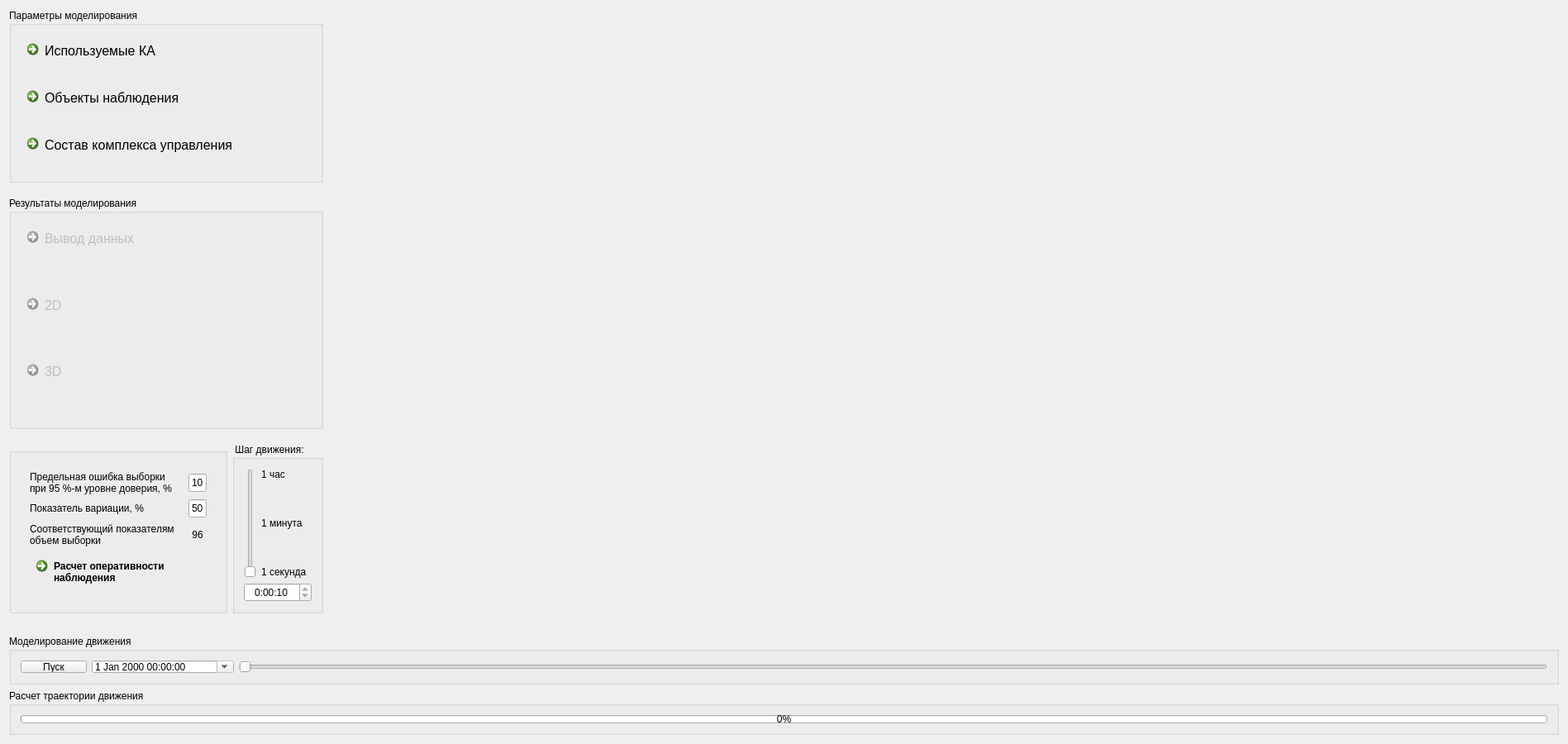
<?xml version="1.0" encoding="UTF-8"?>
<ui version="4.0">
 <class>MainWindow</class>
 <widget class="QMainWindow" name="MainWindow">
  <property name="geometry">
   <rect>
    <x>0</x>
    <y>0</y>
    <width>1897</width>
    <height>900</height>
   </rect>
  </property>
  <property name="windowTitle">
   <string>Программа мониторинга зон радиовидимости КА</string>
  </property>
  <widget class="QWidget" name="centralWidget">
   <layout class="QGridLayout" name="gridLayout">
    <item row="1" column="0">
     <spacer name="verticalSpacer_2">
      <property name="orientation">
       <enum>Qt::Vertical</enum>
      </property>
      <property name="sizeHint" stdset="0">
       <size>
        <width>20</width>
        <height>40</height>
       </size>
      </property>
     </spacer>
    </item>
    <item row="0" column="3" rowspan="7">
     <widget class="QStackedWidget" name="stackedWidget">
      <property name="currentIndex">
       <number>3</number>
      </property>
      <widget class="C_input" name="page_input"/>
      <widget class="C_output" name="page_output"/>
      <widget class="C_2d" name="page_2d"/>
      <widget class="C_3d" name="page_3d"/>
     </widget>
    </item>
    <item row="3" column="0">
     <spacer name="verticalSpacer">
      <property name="orientation">
       <enum>Qt::Vertical</enum>
      </property>
      <property name="sizeHint" stdset="0">
       <size>
        <width>20</width>
        <height>40</height>
       </size>
      </property>
     </spacer>
    </item>
    <item row="6" column="0">
     <widget class="QLabel" name="label_5">
      <property name="maximumSize">
       <size>
        <width>16777215</width>
        <height>15</height>
       </size>
      </property>
      <property name="text">
       <string/>
      </property>
     </widget>
    </item>
    <item row="2" column="0" colspan="2">
     <widget class="QGroupBox" name="verticalGroupBox">
      <property name="enabled">
       <bool>true</bool>
      </property>
      <property name="minimumSize">
       <size>
        <width>211</width>
        <height>281</height>
       </size>
      </property>
      <property name="font">
       <font>
        <family>Segoe UI</family>
        <pointsize>9</pointsize>
        <weight>50</weight>
        <italic>false</italic>
        <bold>false</bold>
       </font>
      </property>
      <property name="contextMenuPolicy">
       <enum>Qt::DefaultContextMenu</enum>
      </property>
      <property name="title">
       <string>Результаты моделирования</string>
      </property>
      <layout class="QVBoxLayout" name="verticalLayout">
       <item>
        <widget class="QCommandLinkButton" name="commandLinkButton_output">
         <property name="enabled">
          <bool>false</bool>
         </property>
         <property name="minimumSize">
          <size>
           <width>151</width>
           <height>51</height>
          </size>
         </property>
         <property name="font">
          <font>
           <family>Segoe UI</family>
           <pointsize>12</pointsize>
          </font>
         </property>
         <property name="text">
          <string>Вывод данных</string>
         </property>
         <property name="checkable">
          <bool>false</bool>
         </property>
         <property name="checked">
          <bool>false</bool>
         </property>
        </widget>
       </item>
       <item>
        <widget class="QCommandLinkButton" name="commandLinkButton_2d">
         <property name="enabled">
          <bool>false</bool>
         </property>
         <property name="minimumSize">
          <size>
           <width>151</width>
           <height>51</height>
          </size>
         </property>
         <property name="font">
          <font>
           <family>Segoe UI</family>
           <pointsize>12</pointsize>
          </font>
         </property>
         <property name="text">
          <string>2D</string>
         </property>
         <property name="checkable">
          <bool>false</bool>
         </property>
         <property name="checked">
          <bool>false</bool>
         </property>
        </widget>
       </item>
       <item>
        <widget class="QCommandLinkButton" name="commandLinkButton_3d">
         <property name="enabled">
          <bool>false</bool>
         </property>
         <property name="minimumSize">
          <size>
           <width>151</width>
           <height>51</height>
          </size>
         </property>
         <property name="font">
          <font>
           <family>Segoe UI</family>
           <pointsize>12</pointsize>
          </font>
         </property>
         <property name="text">
          <string>3D</string>
         </property>
         <property name="checkable">
          <bool>false</bool>
         </property>
         <property name="checked">
          <bool>false</bool>
         </property>
        </widget>
       </item>
      </layout>
     </widget>
    </item>
    <item row="0" column="0" colspan="2">
     <widget class="QGroupBox" name="groupBox_5">
      <property name="font">
       <font>
        <family>Segoe UI</family>
        <pointsize>9</pointsize>
        <weight>50</weight>
        <bold>false</bold>
       </font>
      </property>
      <property name="title">
       <string>Параметры моделирования</string>
      </property>
      <layout class="QVBoxLayout" name="verticalLayout_2">
       <item>
        <widget class="QCommandLinkButton" name="commandLinkButton_input_SC">
         <property name="enabled">
          <bool>true</bool>
         </property>
         <property name="minimumSize">
          <size>
           <width>151</width>
           <height>51</height>
          </size>
         </property>
         <property name="font">
          <font>
           <family>Segoe UI</family>
           <pointsize>12</pointsize>
          </font>
         </property>
         <property name="text">
          <string>Используемые КА</string>
         </property>
         <property name="checkable">
          <bool>false</bool>
         </property>
         <property name="checked">
          <bool>false</bool>
         </property>
        </widget>
       </item>
       <item>
        <widget class="QCommandLinkButton" name="commandLinkButton_input_RV">
         <property name="enabled">
          <bool>true</bool>
         </property>
         <property name="minimumSize">
          <size>
           <width>151</width>
           <height>51</height>
          </size>
         </property>
         <property name="font">
          <font>
           <family>Segoe UI</family>
           <pointsize>12</pointsize>
          </font>
         </property>
         <property name="text">
          <string>Объекты наблюдения</string>
         </property>
         <property name="checkable">
          <bool>false</bool>
         </property>
         <property name="checked">
          <bool>false</bool>
         </property>
        </widget>
       </item>
       <item>
        <widget class="QCommandLinkButton" name="commandLinkButton_input_GCC">
         <property name="enabled">
          <bool>true</bool>
         </property>
         <property name="minimumSize">
          <size>
           <width>151</width>
           <height>51</height>
          </size>
         </property>
         <property name="font">
          <font>
           <family>Segoe UI</family>
           <pointsize>12</pointsize>
          </font>
         </property>
         <property name="text">
          <string>Состав комплекса управления</string>
         </property>
         <property name="checkable">
          <bool>false</bool>
         </property>
         <property name="checked">
          <bool>false</bool>
         </property>
        </widget>
       </item>
      </layout>
     </widget>
    </item>
    <item row="7" column="0" rowspan="2" colspan="4">
     <widget class="QGroupBox" name="groupBox_2">
      <property name="enabled">
       <bool>true</bool>
      </property>
      <property name="minimumSize">
       <size>
        <width>0</width>
        <height>60</height>
       </size>
      </property>
      <property name="maximumSize">
       <size>
        <width>16777215</width>
        <height>60</height>
       </size>
      </property>
      <property name="mouseTracking">
       <bool>false</bool>
      </property>
      <property name="contextMenuPolicy">
       <enum>Qt::DefaultContextMenu</enum>
      </property>
      <property name="acceptDrops">
       <bool>false</bool>
      </property>
      <property name="accessibleName">
       <string/>
      </property>
      <property name="accessibleDescription">
       <string/>
      </property>
      <property name="autoFillBackground">
       <bool>false</bool>
      </property>
      <property name="title">
       <string>Моделирование движения</string>
      </property>
      <layout class="QHBoxLayout" name="horizontalLayout">
       <item>
        <widget class="QPushButton" name="pushButtonplay">
         <property name="text">
          <string>Пуск</string>
         </property>
        </widget>
       </item>
       <item>
        <widget class="QDateTimeEdit" name="dateTimeEdit_current">
         <property name="enabled">
          <bool>true</bool>
         </property>
         <property name="minimumSize">
          <size>
           <width>172</width>
           <height>0</height>
          </size>
         </property>
         <property name="font">
          <font>
           <kerning>true</kerning>
          </font>
         </property>
         <property name="mouseTracking">
          <bool>false</bool>
         </property>
         <property name="autoFillBackground">
          <bool>false</bool>
         </property>
         <property name="inputMethodHints">
          <set>Qt::ImhPreferNumbers</set>
         </property>
         <property name="frame">
          <bool>true</bool>
         </property>
         <property name="readOnly">
          <bool>true</bool>
         </property>
         <property name="keyboardTracking">
          <bool>false</bool>
         </property>
         <property name="showGroupSeparator" stdset="0">
          <bool>false</bool>
         </property>
         <property name="calendarPopup">
          <bool>true</bool>
         </property>
         <property name="currentSectionIndex">
          <number>0</number>
         </property>
        </widget>
       </item>
       <item>
        <widget class="QSlider" name="horizontalSlider">
         <property name="enabled">
          <bool>true</bool>
         </property>
         <property name="cursor">
          <cursorShape>SizeHorCursor</cursorShape>
         </property>
         <property name="mouseTracking">
          <bool>false</bool>
         </property>
         <property name="maximum">
          <number>0</number>
         </property>
         <property name="value">
          <number>0</number>
         </property>
         <property name="tracking">
          <bool>true</bool>
         </property>
         <property name="orientation">
          <enum>Qt::Horizontal</enum>
         </property>
         <property name="invertedAppearance">
          <bool>false</bool>
         </property>
         <property name="invertedControls">
          <bool>false</bool>
         </property>
         <property name="tickPosition">
          <enum>QSlider::NoTicks</enum>
         </property>
        </widget>
       </item>
      </layout>
      <zorder>horizontalSlider</zorder>
      <zorder>pushButtonplay</zorder>
      <zorder>dateTimeEdit_current</zorder>
     </widget>
    </item>
    <item row="9" column="0" colspan="4">
     <widget class="QGroupBox" name="groupBox_3">
      <property name="minimumSize">
       <size>
        <width>0</width>
        <height>55</height>
       </size>
      </property>
      <property name="maximumSize">
       <size>
        <width>16777215</width>
        <height>55</height>
       </size>
      </property>
      <property name="title">
       <string>Расчет траектории движения</string>
      </property>
      <layout class="QHBoxLayout" name="horizontalLayout_3">
       <item>
        <widget class="QProgressBar" name="progressBar">
         <property name="enabled">
          <bool>true</bool>
         </property>
         <property name="sizePolicy">
          <sizepolicy hsizetype="Expanding" vsizetype="Expanding">
           <horstretch>0</horstretch>
           <verstretch>0</verstretch>
          </sizepolicy>
         </property>
         <property name="maximumSize">
          <size>
           <width>16777215</width>
           <height>20</height>
          </size>
         </property>
         <property name="value">
          <number>0</number>
         </property>
         <property name="textVisible">
          <bool>true</bool>
         </property>
         <property name="invertedAppearance">
          <bool>false</bool>
         </property>
        </widget>
       </item>
      </layout>
     </widget>
    </item>
    <item row="4" column="1" rowspan="2">
     <widget class="QGroupBox" name="groupBox_4">
      <property name="maximumSize">
       <size>
        <width>110</width>
        <height>16777215</height>
       </size>
      </property>
      <property name="title">
       <string> Шаг движения:</string>
      </property>
      <layout class="QGridLayout" name="gridLayout_3">
       <item row="2" column="1">
        <widget class="QLabel" name="label_9">
         <property name="text">
          <string>1 минута</string>
         </property>
        </widget>
       </item>
       <item row="1" column="1">
        <spacer name="verticalSpacer_3">
         <property name="orientation">
          <enum>Qt::Vertical</enum>
         </property>
         <property name="sizeHint" stdset="0">
          <size>
           <width>20</width>
           <height>40</height>
          </size>
         </property>
        </spacer>
       </item>
       <item row="0" column="1">
        <widget class="QLabel" name="label_2">
         <property name="text">
          <string>1 час</string>
         </property>
        </widget>
       </item>
       <item row="4" column="1">
        <widget class="QLabel" name="label_6">
         <property name="text">
          <string>1 секунда</string>
         </property>
        </widget>
       </item>
       <item row="0" column="0" rowspan="5">
        <widget class="QSlider" name="verticalSlider">
         <property name="minimum">
          <number>1</number>
         </property>
         <property name="maximum">
          <number>3600</number>
         </property>
         <property name="value">
          <number>10</number>
         </property>
         <property name="orientation">
          <enum>Qt::Vertical</enum>
         </property>
        </widget>
       </item>
       <item row="5" column="0" colspan="2">
        <widget class="QTimeEdit" name="timeEdit">
         <property name="font">
          <font>
           <weight>50</weight>
           <italic>false</italic>
           <bold>false</bold>
          </font>
         </property>
         <property name="mouseTracking">
          <bool>false</bool>
         </property>
         <property name="alignment">
          <set>Qt::AlignCenter</set>
         </property>
         <property name="dateTime">
          <datetime>
           <hour>0</hour>
           <minute>0</minute>
           <second>10</second>
           <year>2000</year>
           <month>1</month>
           <day>1</day>
          </datetime>
         </property>
         <property name="maximumTime">
          <time>
           <hour>1</hour>
           <minute>0</minute>
           <second>0</second>
          </time>
         </property>
         <property name="minimumTime">
          <time>
           <hour>0</hour>
           <minute>0</minute>
           <second>1</second>
          </time>
         </property>
         <property name="currentSection">
          <enum>QDateTimeEdit::HourSection</enum>
         </property>
         <property name="displayFormat">
          <string>H:mm:ss</string>
         </property>
        </widget>
       </item>
       <item row="3" column="1">
        <spacer name="verticalSpacer_4">
         <property name="orientation">
          <enum>Qt::Vertical</enum>
         </property>
         <property name="sizeHint" stdset="0">
          <size>
           <width>20</width>
           <height>40</height>
          </size>
         </property>
        </spacer>
       </item>
      </layout>
      <zorder>label_6</zorder>
      <zorder>verticalSlider</zorder>
      <zorder>label_2</zorder>
      <zorder>timeEdit</zorder>
      <zorder>label_9</zorder>
      <zorder>verticalSpacer_3</zorder>
      <zorder>verticalSpacer_4</zorder>
     </widget>
    </item>
    <item row="5" column="0">
     <widget class="QGroupBox" name="groupBox">
      <property name="minimumSize">
       <size>
        <width>264</width>
        <height>0</height>
       </size>
      </property>
      <property name="maximumSize">
       <size>
        <width>264</width>
        <height>200</height>
       </size>
      </property>
      <property name="title">
       <string/>
      </property>
      <layout class="QHBoxLayout" name="horizontalLayout_2">
       <item>
        <widget class="QStackedWidget" name="stackedWidget_button">
         <property name="currentIndex">
          <number>1</number>
         </property>
         <widget class="QWidget" name="page_probability_observing">
          <layout class="QVBoxLayout" name="verticalLayout_3">
           <item>
            <widget class="QLabel" name="label">
             <property name="maximumSize">
              <size>
               <width>16777215</width>
               <height>31</height>
              </size>
             </property>
             <property name="text">
              <string>Время начала моделирования</string>
             </property>
            </widget>
           </item>
           <item>
            <widget class="QDateTimeEdit" name="dateTimeEdit_begin">
             <property name="minimumSize">
              <size>
               <width>172</width>
               <height>0</height>
              </size>
             </property>
             <property name="wrapping">
              <bool>false</bool>
             </property>
             <property name="frame">
              <bool>true</bool>
             </property>
             <property name="readOnly">
              <bool>false</bool>
             </property>
             <property name="accelerated">
              <bool>false</bool>
             </property>
             <property name="keyboardTracking">
              <bool>true</bool>
             </property>
             <property name="showGroupSeparator" stdset="0">
              <bool>false</bool>
             </property>
             <property name="dateTime">
              <datetime>
               <hour>10</hour>
               <minute>0</minute>
               <second>0</second>
               <year>2018</year>
               <month>1</month>
               <day>1</day>
              </datetime>
             </property>
             <property name="date">
              <date>
               <year>2018</year>
               <month>1</month>
               <day>1</day>
              </date>
             </property>
             <property name="time">
              <time>
               <hour>10</hour>
               <minute>0</minute>
               <second>0</second>
              </time>
             </property>
             <property name="calendarPopup">
              <bool>true</bool>
             </property>
            </widget>
           </item>
           <item>
            <widget class="QLabel" name="label_3">
             <property name="maximumSize">
              <size>
               <width>16777215</width>
               <height>31</height>
              </size>
             </property>
             <property name="text">
              <string>Время конца моделирования</string>
             </property>
            </widget>
           </item>
           <item>
            <widget class="QDateTimeEdit" name="dateTimeEdit_end">
             <property name="minimumSize">
              <size>
               <width>172</width>
               <height>0</height>
              </size>
             </property>
             <property name="dateTime">
              <datetime>
               <hour>20</hour>
               <minute>0</minute>
               <second>0</second>
               <year>2018</year>
               <month>1</month>
               <day>1</day>
              </datetime>
             </property>
             <property name="date">
              <date>
               <year>2018</year>
               <month>1</month>
               <day>1</day>
              </date>
             </property>
             <property name="time">
              <time>
               <hour>20</hour>
               <minute>0</minute>
               <second>0</second>
              </time>
             </property>
             <property name="calendarPopup">
              <bool>true</bool>
             </property>
            </widget>
           </item>
           <item>
            <widget class="QCommandLinkButton" name="commandLinkButtoncount">
             <property name="minimumSize">
              <size>
               <width>225</width>
               <height>50</height>
              </size>
             </property>
             <property name="font">
              <font>
               <family>Segoe UI</family>
               <pointsize>9</pointsize>
               <weight>75</weight>
               <bold>true</bold>
              </font>
             </property>
             <property name="mouseTracking">
              <bool>false</bool>
             </property>
             <property name="text">
              <string>Расчет вероятности
наблюдения</string>
             </property>
             <property name="checkable">
              <bool>false</bool>
             </property>
             <property name="checked">
              <bool>false</bool>
             </property>
            </widget>
           </item>
          </layout>
          <zorder>label</zorder>
          <zorder>label_3</zorder>
          <zorder>dateTimeEdit_end</zorder>
          <zorder>commandLinkButtoncount</zorder>
          <zorder>dateTimeEdit_begin</zorder>
         </widget>
         <widget class="QWidget" name="page_efficiency_observation">
          <layout class="QGridLayout" name="gridLayout_4">
           <item row="1" column="0">
            <widget class="QLabel" name="label_7">
             <property name="text">
              <string>Показатель вариации, %</string>
             </property>
            </widget>
           </item>
           <item row="4" column="0">
            <widget class="QCommandLinkButton" name="commandLinkButtoncount_2">
             <property name="minimumSize">
              <size>
               <width>225</width>
               <height>50</height>
              </size>
             </property>
             <property name="maximumSize">
              <size>
               <width>225</width>
               <height>100</height>
              </size>
             </property>
             <property name="font">
              <font>
               <family>Segoe UI</family>
               <pointsize>9</pointsize>
               <weight>75</weight>
               <bold>true</bold>
              </font>
             </property>
             <property name="mouseTracking">
              <bool>false</bool>
             </property>
             <property name="text">
              <string>Расчет оперативности
наблюдения</string>
             </property>
             <property name="checkable">
              <bool>false</bool>
             </property>
             <property name="checked">
              <bool>false</bool>
             </property>
            </widget>
           </item>
           <item row="0" column="0">
            <widget class="QLabel" name="label_4">
             <property name="minimumSize">
              <size>
               <width>0</width>
               <height>0</height>
              </size>
             </property>
             <property name="text">
              <string>Предельная ошибка выборки 
при 95 %-м уровне доверия, %</string>
             </property>
            </widget>
           </item>
           <item row="0" column="1">
            <widget class="QLineEdit" name="lineEdit_error">
             <property name="maximumSize">
              <size>
               <width>25</width>
               <height>16777215</height>
              </size>
             </property>
             <property name="toolTip">
              <string>&lt;html&gt;&lt;head/&gt;&lt;body&gt;&lt;p&gt;Принимает значение от 0% до 100%&lt;/p&gt;&lt;/body&gt;&lt;/html&gt;</string>
             </property>
             <property name="whatsThis">
              <string>&lt;html&gt;&lt;head/&gt;&lt;body&gt;&lt;p&gt;&lt;br/&gt;&lt;/p&gt;&lt;/body&gt;&lt;/html&gt;</string>
             </property>
             <property name="text">
              <string>10</string>
             </property>
             <property name="alignment">
              <set>Qt::AlignRight|Qt::AlignTrailing|Qt::AlignVCenter</set>
             </property>
            </widget>
           </item>
           <item row="1" column="1">
            <widget class="QLineEdit" name="lineEdit_variation">
             <property name="maximumSize">
              <size>
               <width>25</width>
               <height>16777215</height>
              </size>
             </property>
             <property name="toolTip">
              <string>&lt;html&gt;&lt;head/&gt;&lt;body&gt;&lt;p&gt;Принимает значение от 0% до 100%&lt;/p&gt;&lt;/body&gt;&lt;/html&gt;</string>
             </property>
             <property name="whatsThis">
              <string>&lt;html&gt;&lt;head/&gt;&lt;body&gt;&lt;p&gt;&lt;br/&gt;&lt;/p&gt;&lt;/body&gt;&lt;/html&gt;</string>
             </property>
             <property name="text">
              <string>50</string>
             </property>
             <property name="alignment">
              <set>Qt::AlignRight|Qt::AlignTrailing|Qt::AlignVCenter</set>
             </property>
            </widget>
           </item>
           <item row="3" column="0">
            <widget class="QLabel" name="label_10">
             <property name="text">
              <string>Соответствующий показателям
объем выборки </string>
             </property>
            </widget>
           </item>
           <item row="3" column="1">
            <widget class="QLabel" name="label_8">
             <property name="maximumSize">
              <size>
               <width>30</width>
               <height>16777215</height>
              </size>
             </property>
             <property name="text">
              <string>96</string>
             </property>
             <property name="alignment">
              <set>Qt::AlignCenter</set>
             </property>
            </widget>
           </item>
          </layout>
         </widget>
        </widget>
       </item>
      </layout>
     </widget>
    </item>
   </layout>
  </widget>
 </widget>
 <layoutdefault spacing="6" margin="11"/>
 <customwidgets>
  <customwidget>
   <class>C_output</class>
   <extends>QWidget</extends>
   <header location="global">output.h</header>
   <container>1</container>
  </customwidget>
  <customwidget>
   <class>C_2d</class>
   <extends>QWidget</extends>
   <header location="global">2d.h</header>
   <container>1</container>
  </customwidget>
  <customwidget>
   <class>C_3d</class>
   <extends>QWidget</extends>
   <header location="global">3d.h</header>
   <container>1</container>
  </customwidget>
  <customwidget>
   <class>C_input</class>
   <extends>QWidget</extends>
   <header>input.h</header>
   <container>1</container>
  </customwidget>
 </customwidgets>
 <resources/>
 <connections/>
</ui>
